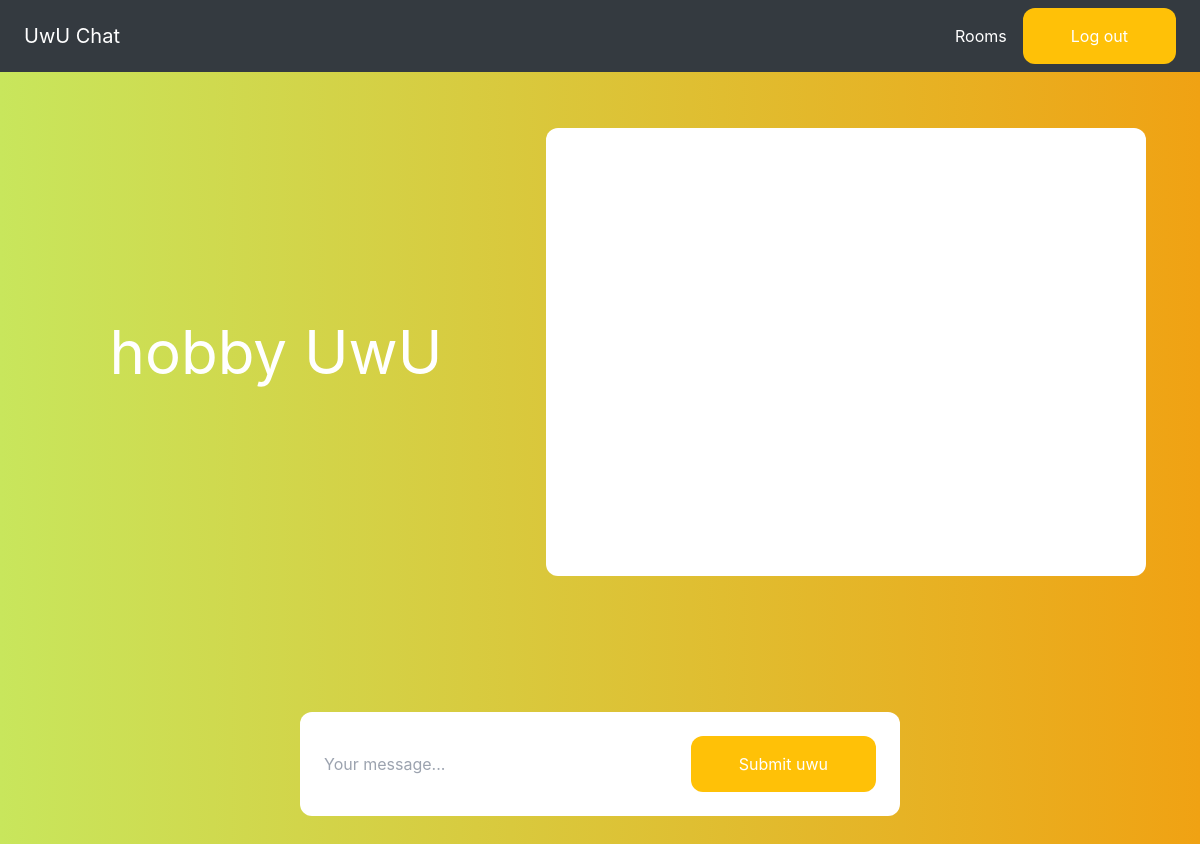
Page /rooms/hobby/ (signed in) on the earlier database version.
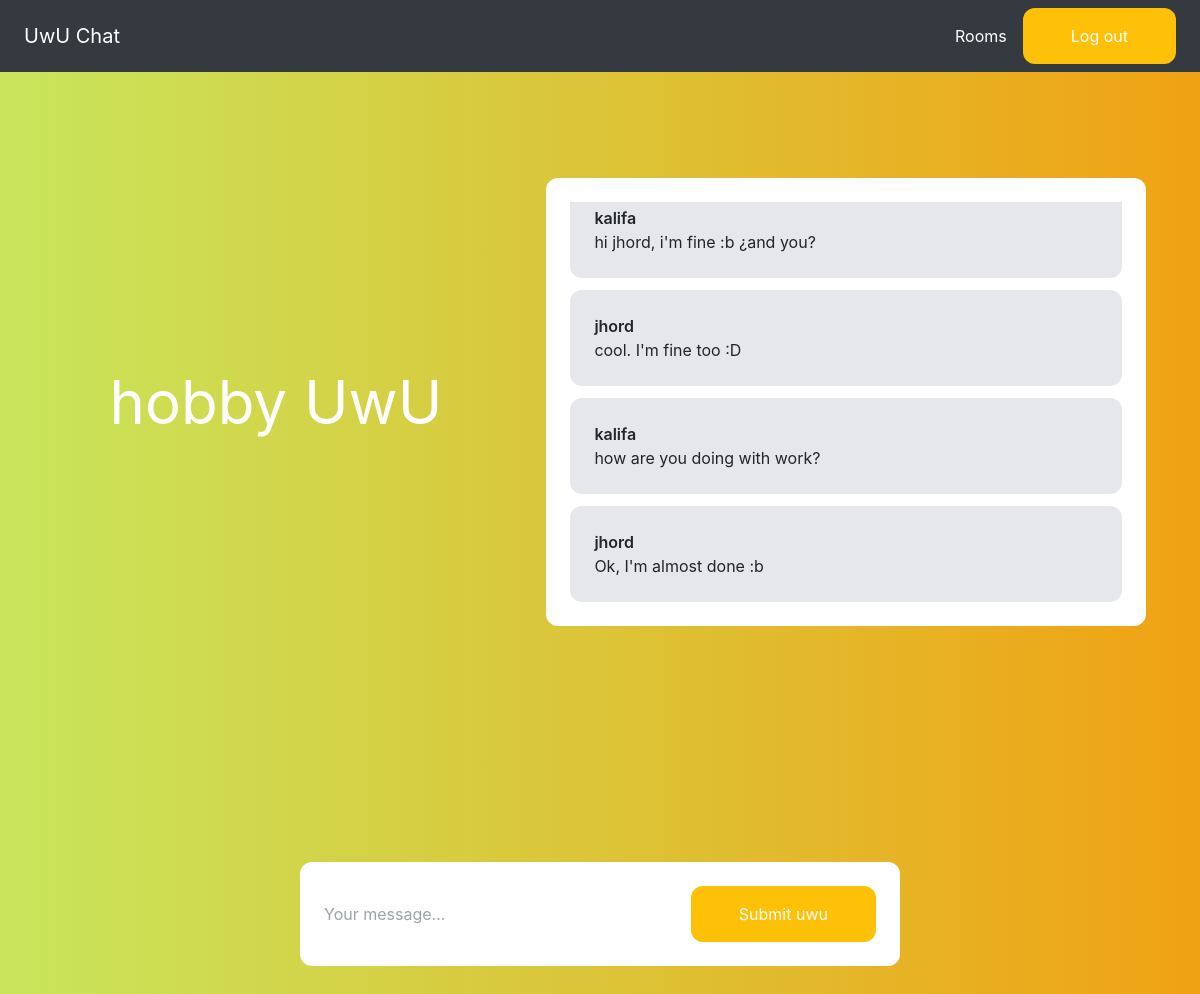
Same page on the later database version.
### room/models.py (models this page shows)
class Room(models.Model):
    name = models.CharField(max_length=255)
    slug = models.SlugField(unique=True)

class Message(models.Model):
    room = models.ForeignKey(Room, related_name='messages', on_delete=models.CASCADE)
    user = models.ForeignKey(User, related_name='messages', on_delete=models.CASCADE)
    content = models.TextField()
    date_added = models.DateTimeField(auto_now_add=True)
    class Meta:
        ordering = ('date_added',)

### room/views.py (the view)
# urls.py: path('rooms/', include('room.urls')),
@login_required
def room(request, slug):
    room = Room.objects.get(slug=slug)
    messages = Message.objects.filter(room=room)[0:25]
    return render(request, 'room/room.html', {'room': room, 'messages': messages})

### room/templates/room/room.html (shortened to what this page needs)
{% extends 'chat/base.html' %}
{% block content %}
    <div class="p-10 lg:p-20 text-center">
        <h1 class="text-3xl lg:text-6xl text-white">{{ room.name }} UwU</h1>
    </div>
        <div class="lg:w-2/4 mx-4 lg:mx-auto p-4 bg-white rounded-xl">
            <div class="chat-messages space-y-3" id="chat-messages">
                {% for message in messages %}
                    <div class="p-4 bg-gray-200 rounded-xl">
                        <p class="font-semibold">{{ message.user.username }}</p>
                        <p>{{ message.content }}</p>
                    </div>
                {% endfor %}
            </div>
        </div>
        <div class="lg:w-2/4 mt-6 mx-4 lg:mx-auto p-4 bg-white rounded-xl">
            <form method="post" action="." class="flex">
                <input type="text" name="content" class="flex-1 mr-3" placeholder="Your message..." id="chat-message-input">
                <button
                    class="px-5 py-3 rounded-xl text-white bg-warning hover:bg-teal-700"
                    id="chat-message-submit"
                >
                    Submit uwu
                </button>
            </form>
        </div>
{% endblock %}

### chat/templates/chat/base.html (shortened to what this page needs)
<!DOCTYPE html>
<html lang="en">
<head>
    <link rel="stylesheet" href="https://cdn.jsdelivr.net/npm/bootstrap@4.3.1/dist/css/bootstrap.min.css">
    <script src="https://cdn.tailwindcss.com"></script>
</head>
<body class="body">
    <nav class="flex items-center justify-between px-4 py-2 bg-dark">
        <div>
            <a href="/" class="text-xl text-white">UwU Chat</a>
        </div>
        <div class="flex  items-center space-x-4">
            {% if request.user.is_authenticated %}
                <a href="/rooms/" class="text-white hover:text-gray-200">Rooms</a>
                <a href="/logout/" class="px-5 py-3 rounded-xl text-white bg-warning hover:bg-teal-700">Log out</a>
            {% else %}
                <a href="/login/" class="text-white hover:text-gray-200">Log in</a>
                <a href="/signup/" class="px-5 py-3 rounded-xl text-white bg-warning hover:bg-teal-700">Singup</a>
            {% endif %}
        </div>
    </nav>
    <div class="m-0 vh-100 row justify-content-center align-items-center">
        {% block content %}
        {% endblock %}
    </div>
</body>
</html>

### chat/templates/chat/base.html (style rules this page uses)
.chat-messages { height: 400px; overflow-y: auto; }
.body { background: linear-gradient(to right, rgb(200, 230, 92), #f0a213); }

Differences in the rows shown:
added Message: user.username "kalifa", content "hi jhord, i'm fine :b ¿and you?"
added Message: user.username "jhord", content "cool. I'm fine too :D"
added Message: user.username "kalifa", content "how are you doing with work?"
added Message: user.username "jhord", content "Ok, I'm almost done :b"
